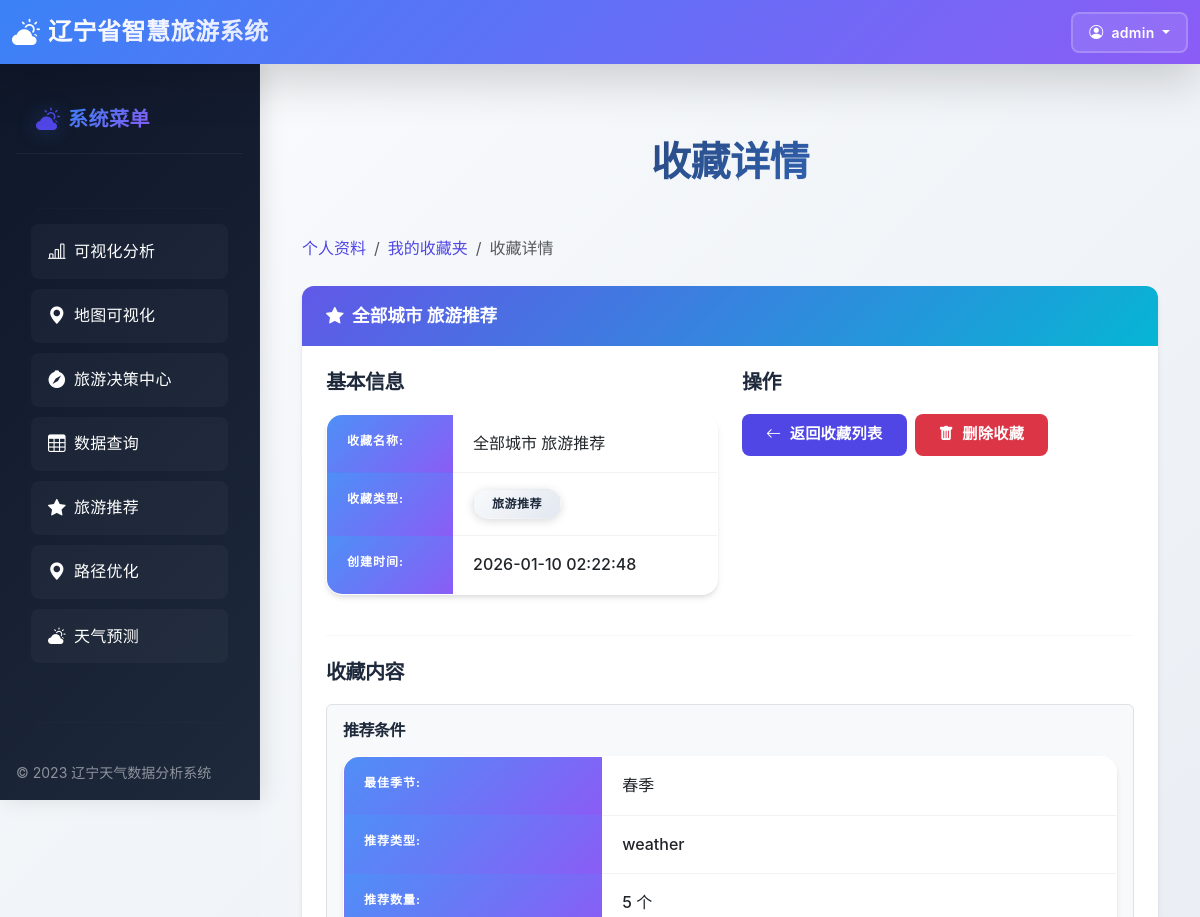
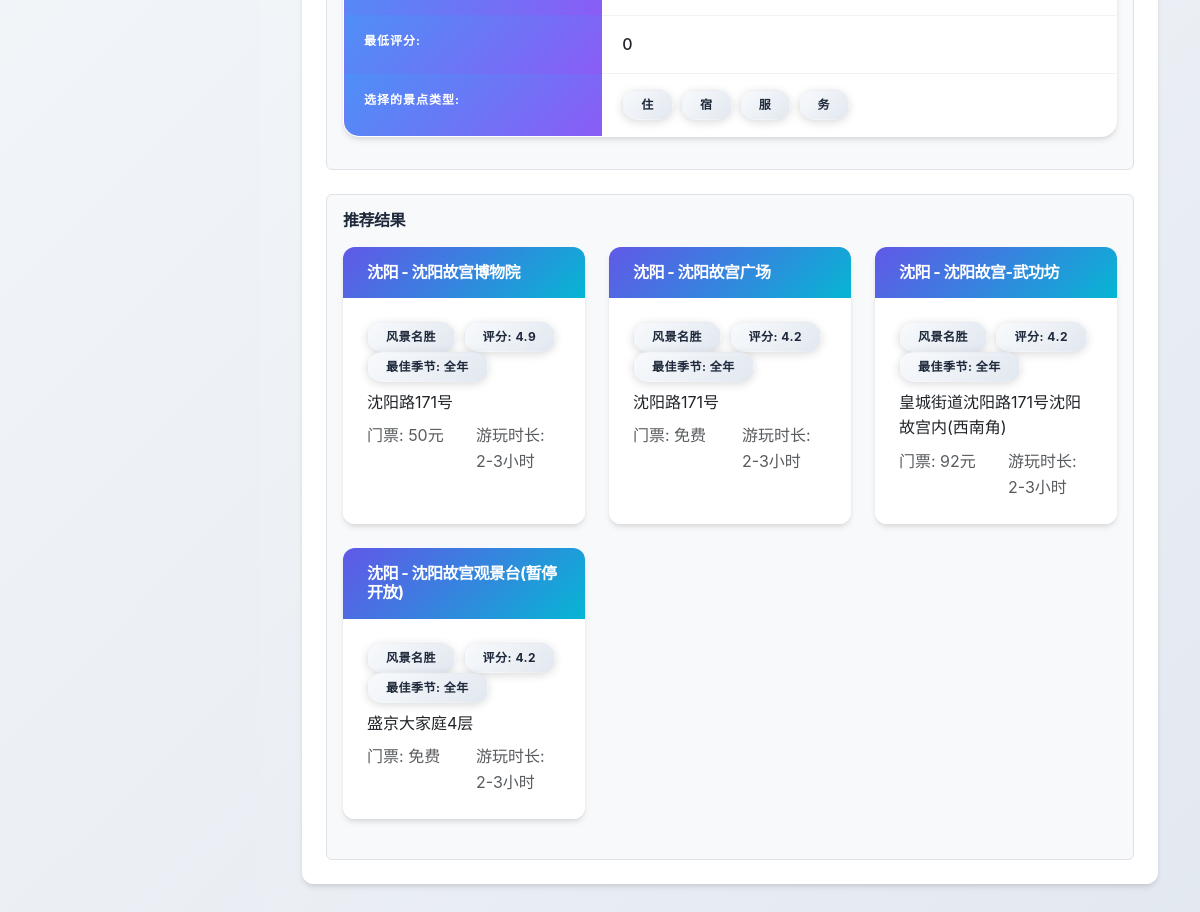
/user/favorites/detail/2 (signed in), run on the app's committed database (2 pictures, top to bottom).
### app/models.py (models this page shows, shortened)
class User(db.Model):
    __tablename__ = 'user'  # 明确表名
    id = db.Column(db.Integer, primary_key=True)
    username = db.Column(db.String(64), index=True, unique=True, nullable=False)
    email = db.Column(db.String(120), index=True, unique=True, nullable=False)
    password_hash = db.Column(db.String(255), nullable=False)
    nickname = db.Column(db.String(64), nullable=True, default='')  # 昵称
    avatar = db.Column(db.String(255), nullable=True, default='')  # 头像URL
    created_at = db.Column(db.DateTime, default=datetime.utcnow)
    is_active = db.Column(db.Boolean, default=True)  # 用户是否激活
    @property
    def is_authenticated(self):
        return True
    def get_id(self):
        return f"user_{self.id}"
    def is_admin(self):
        return False

class Favorite(db.Model):
    __tablename__ = 'favorite'
    id = db.Column(db.Integer, primary_key=True)
    user_id = db.Column(db.Integer, db.ForeignKey('user.id'), nullable=True)  # 普通用户ID，可为空
    admin_id = db.Column(db.Integer, db.ForeignKey('admin.id'), nullable=True)  # 管理员ID，可为空
    favorite_type = db.Column(db.String(20), nullable=False)  # 收藏类型：query, recommendation, prediction
    name = db.Column(db.String(100), nullable=False)  # 收藏名称
    content = db.Column(db.JSON, nullable=False)  # 收藏内容，JSON格式存储查询条件或推荐结果
    created_at = db.Column(db.DateTime, default=datetime.utcnow)
    user = db.relationship('User', backref=db.backref('favorites', lazy=True))
    admin = db.relationship('Admin', backref=db.backref('favorites', lazy=True))

### app/routes/user_profile.py (the view, shortened to what this page needs)
@user_profile.route('/favorites/detail/<int:favorite_id>')
@login_required
def favorite_detail(favorite_id):
    favorite = Favorite.query.get_or_404(favorite_id)
    if current_user.is_admin():
        admin_id = int(current_user.get_id().split('_')[1])
        if favorite.admin_id != admin_id:
            flash('无权限查看该收藏', 'danger')
            return redirect(url_for('user_profile.favorites'))
    else:
        user_id = int(current_user.get_id().split('_')[1])
        if favorite.user_id != user_id:
            flash('无权限查看该收藏', 'danger')
            return redirect(url_for('user_profile.favorites'))
    content = favorite.content
    return render_template('user/favorite_detail.html', favorite=favorite, content=content)

### app/routes/auth.py (called while the page is built)
@login_manager.user_loader
def load_user(user_id):
    try:
        if user_id.startswith('admin_'):
            admin_id = int(user_id.split('_')[1])
            return Admin.query.get(admin_id)
        elif user_id.startswith('user_'):
            user_id_num = int(user_id.split('_')[1])
            return User.query.get(user_id_num)
        return User.query.get(int(user_id))
    except (ValueError, IndexError):
        return None

### app/templates/user/favorite_detail.html (shortened to what this page needs)
{% extends "base.html" %}
{% block content %}
<div class="container-fluid">
    <h1 class="mt-4">收藏详情</h1>
    <ol class="breadcrumb mb-4">
        <li class="breadcrumb-item"><a href="{{ url_for('user_profile.profile') }}">个人资料</a></li>
        <li class="breadcrumb-item"><a href="{{ url_for('user_profile.favorites') }}">我的收藏夹</a></li>
        <li class="breadcrumb-item active">收藏详情</li>
    </ol>
    <div class="card mb-4">
        <div class="card-header">
            <i class="bi bi-star-fill me-1"></i> {{ favorite.name }}
        </div>
        <div class="card-body">
            <div class="row">
                <div class="col-md-6">
                    <h5>基本信息</h5>
                    <table class="table table-borderless">
                        <tbody>
                            <tr>
                                <th scope="row">收藏名称:</th>
                                <td>{{ favorite.name }}</td>
                            </tr>
                            <tr>
                                <th scope="row">收藏类型:</th>
                                <td>
                                    {% if favorite.favorite_type == 'query' %}
                                    <span class="badge bg-primary">数据查询</span>
                                    {% elif favorite.favorite_type == 'recommendation' %}
                                    <span class="badge bg-success">旅游推荐</span>
                                    {% elif favorite.favorite_type == 'prediction' %}
                                    <span class="badge bg-info">天气预测</span>
                                    {% else %}
                                    <span class="badge bg-secondary">{{ favorite.favorite_type }}</span>
                                    {% endif %}
                                </td>
                            </tr>
                            <tr>
                                <th scope="row">创建时间:</th>
                                <td>{{ favorite.created_at.strftime('%Y-%m-%d %H:%M:%S') }}</td>
                            </tr>
                        </tbody>
                    </table>
                </div>
                <div class="col-md-6">
                    <h5>操作</h5>
                    <div class="d-flex gap-2">
                        <a href="{{ url_for('user_profile.favorites') }}" class="btn btn-primary">
                            <i class="bi bi-arrow-left me-1"></i> 返回收藏列表
                        </a>
                        <a href="{{ url_for('user_profile.delete_favorite', favorite_id=favorite.id) }}"
                            class="btn btn-danger" onclick="return confirm('确定要删除该收藏吗？')">
                            <i class="bi bi-trash-fill me-1"></i> 删除收藏
                        </a>
                    </div>
                </div>
            </div>
            <hr>
            <h5>收藏内容</h5>
            <div class="mt-3">
                {% if favorite.favorite_type == 'recommendation' %}
                {% if content.filters %}
                <div class="bg-light p-3 rounded border mb-4">
                    <h6 class="fw-bold mb-3">推荐条件</h6>
                    <table class="table table-borderless">
                        <tbody>
                            {% if content.filters.season and content.filters.season != '' %}
                            <tr>
                                <th scope="row">最佳季节:</th>
                                <td>{{ content.filters.season }}</td>
                            </tr>
                            {% endif %}
                            {% if content.filters.type and content.filters.type != '' %}
                            <tr>
                                <th scope="row">推荐类型:</th>
                                <td>{{ content.filters.type }}</td>
                            </tr>
                            {% endif %}
                            {% if content.filters.top_n and content.filters.top_n != '' %}
                            <tr>
                                <th scope="row">推荐数量:</th>
                                <td>{{ content.filters.top_n }} 个</td>
                            </tr>
                            {% endif %}
                            {% if content.filters.min_rating and content.filters.min_rating != '' %}
                            <tr>
                                <th scope="row">最低评分:</th>
                                <td>{{ content.filters.min_rating }}</td>
                            </tr>
                            {% endif %}
                            {% if content.filters.attraction_type and content.filters.attraction_type|length > 0 %}
                            <tr>
                                <th scope="row">选择的景点类型:</th>
                                <td>
                                    {% for type in content.filters.attraction_type %}
                                    <span class="badge bg-info me-1">{{ type }}</span>
                                    {% endfor %}
                                </td>
                            </tr>
                            {% endif %}
                        </tbody>
                    </table>
                </div>
                {% endif %}
                {% if content.recommendations and content.recommendations|length > 0 %}
                <div class="bg-light p-3 rounded border">
                    <h6 class="fw-bold mb-3">推荐结果</h6>
                    <div class="row">
                        {% for rec in content.recommendations %}
                        <div class="col-md-4 mb-4">
                            <div class="card h-100 hover-shadow">
                                <div class="card-header bg-primary text-white">
                                    <h6 class="card-title mb-0">{{ rec['城市'] }} - {{ rec['景点名称'] }}</h6>
                                </div>
                                <div class="card-body">
                                    <div class="mb-2">
                                        <span class="badge bg-secondary me-1">{{ rec['景点类型'] }}</span>
                                        <span class="badge bg-success me-1">评分: {{ rec['评分'] }}</span>
                                        <span class="badge bg-info">最佳季节: {{ rec['最佳季节'] }}</span>
                                    </div>
                                    <p class="mb-2">{{ rec['简介'] }}</p>
                                    <div class="row text-sm text-muted">
                                        <div class="col-6">门票: {% if rec['门票价格'] == 0 %}免费{% else %}{{ rec['门票价格'] }}元{%
                                            endif %}</div>
                                        <div class="col-6">游玩时长: {{ rec['推荐游玩时长'] or '未知' }}</div>
                                    </div>
                                </div>
                            </div>
                        </div>
                        {% endfor %}
                    </div>
                </div>
                {% else %}
                <div class="alert alert-info" role="alert">
                    暂无推荐结果
                </div>
                {% endif %}
                {% endif %}
            </div>
        </div>
    </div>
</div>
{% endblock %}

### app/templates/base.html (shortened to what this page needs)
<!DOCTYPE html>
<html lang="zh-CN">
<head>
    <link href="https://cdn.jsdelivr.net/npm/bootstrap@5.3.0/dist/css/bootstrap.min.css" rel="stylesheet">
    <link href="https://cdn.jsdelivr.net/npm/bootstrap-icons@1.10.0/font/bootstrap-icons.css" rel="stylesheet">
    <link rel="stylesheet" href="{{ url_for('static', filename='css/sidebar.css') }}">
</head>
<body class="bg-light">
    <nav class="top-navbar bg-gradient-to-r from-blue-600 to-purple-600 text-white shadow-lg">
        <div class="container-fluid d-flex justify-content-between align-items-center">
            <div class="d-flex align-items-center">
                <i class="bi bi-cloud-sun-fill fs-3 me-2"></i>
                <h1 class="fs-4 m-0">辽宁省智慧旅游系统</h1>
            </div>
            <div class="d-flex align-items-center gap-3">
                {% if current_user.is_authenticated %}
                <div class="dropdown">
                    <button class="btn btn-outline-light btn-sm dropdown-toggle" type="button" data-bs-toggle="dropdown"
                        aria-expanded="false">
                        <i class="bi bi-person-circle me-1"></i> {{ current_user.username }}
                    </button>
                </div>
                {% endif %}
            </div>
        </div>
    </nav>
    <div class="main-container">
        <nav id="sidebar" class="bg-dark text-white flex-shrink-0 p-3">
            <div class="mb-4">
                <a href="{{ url_for('visualizations.system_menu') }}"
                    class="d-flex align-items-center text-white text-decoration-none">
                    <i class="bi bi-cloud-sun-fill fs-4 me-2"></i>
                    <span class="fs-5 fw-bold">系统菜单</span>
                </a>
            </div>
            <hr>
            <ul class="nav nav-pills flex-column mb-auto">
                {% if current_user.is_authenticated %}
                <li class="nav-item mb-1">
                    <a href="{{ url_for('visualizations.dashboard') }}"
                        class="nav-link text-white {% if request.endpoint == 'visualizations.dashboard' %}active{% endif %}">
                        <i class="bi bi-bar-chart-line me-2"></i> 可视化分析
                    </a>
                </li>
                <li class="nav-item mb-1">
                    <a href="{{ url_for('map_view.index') }}"
                        class="nav-link text-white {% if request.endpoint == 'map_view.index' %}active{% endif %}">
                        <i class="bi bi-geo-alt-fill me-2"></i> 地图可视化
                    </a>
                </li>
                <li class="nav-item mb-1">
                    <a href="{{ url_for('tourism_decision_center.index') }}"
                        class="nav-link text-white {% if request.endpoint == 'tourism_decision_center.index' %}active{% endif %}">
                        <i class="bi bi-compass-fill me-2"></i> 旅游决策中心
                    </a>
                </li>
                <li class="nav-item mb-1">
                    <a href="{{ url_for('query_view.index') }}"
                        class="nav-link text-white {% if request.endpoint == 'query_view.index' %}active{% endif %}">
                        <i class="bi bi-table me-2"></i> 数据查询
                    </a>
                </li>
                <li class="nav-item mb-1">
                    <a href="{{ url_for('recommendation.index') }}"
                        class="nav-link text-white {% if request.endpoint == 'recommendation.index' %}active{% endif %}">
                        <i class="bi bi-star-fill me-2"></i> 旅游推荐
                    </a>
                </li>
                <li class="nav-item mb-1">
                    <a href="{{ url_for('path_optimization.index') }}"
                        class="nav-link text-white {% if request.endpoint == 'path_optimization.index' %}active{% endif %}">
                        <i class="bi bi-geo-alt-fill me-2"></i> 路径优化
                    </a>
                </li>
                <li class="nav-item mb-1">
                    <a href="{{ url_for('prediction.index') }}"
                        class="nav-link text-white {% if request.endpoint == 'prediction.index' %}active{% endif %}">
                        <i class="bi bi-cloud-sun-fill me-2"></i> 天气预测
                    </a>
                </li>
                {% endif %}
            </ul>
            <hr>
            <div class="mt-4 text-white-50 small">© 2023 辽宁天气数据分析系统</div>
        </nav>
        <main>
            {% block content %}{% endblock %}
        </main>
    </div>
</body>
</html>

### data on the page
User: username "admin"
Favorite: name "全部城市 旅游推荐", created_at "2026-01-10 02:22:48"

### other printed values
{{ content.filters.season }} "春季"
{{ content.filters.type }} "weather"
{{ content.filters.top_n }} "5"
{{ content.filters.min_rating }} "0"
{{ type }} "住" "宿" "服" "务"
{{ rec['城市'] }} "沈阳" "沈阳" "沈阳" "沈阳"
{{ rec['景点名称'] }} "沈阳故宫博物院" "沈阳故宫广场" "沈阳故宫-武功坊" "沈阳故宫观景台(暂停开放)"
{{ rec['景点类型'] }} "风景名胜" "风景名胜" "风景名胜" "风景名胜"
{{ rec['评分'] }} "4.9" "4.2" "4.2" "4.2"
{{ rec['最佳季节'] }} "全年" "全年" "全年" "全年"
{{ rec['简介'] }} "沈阳路171号" "沈阳路171号" "皇城街道沈阳路171号沈阳故宫内(西南角)" "盛京大家庭4层"
{{ rec['门票价格'] }} "50" "92"
{{ rec['推荐游玩时长'] or '未知' }} "2-3小时" "2-3小时" "2-3小时" "2-3小时"
